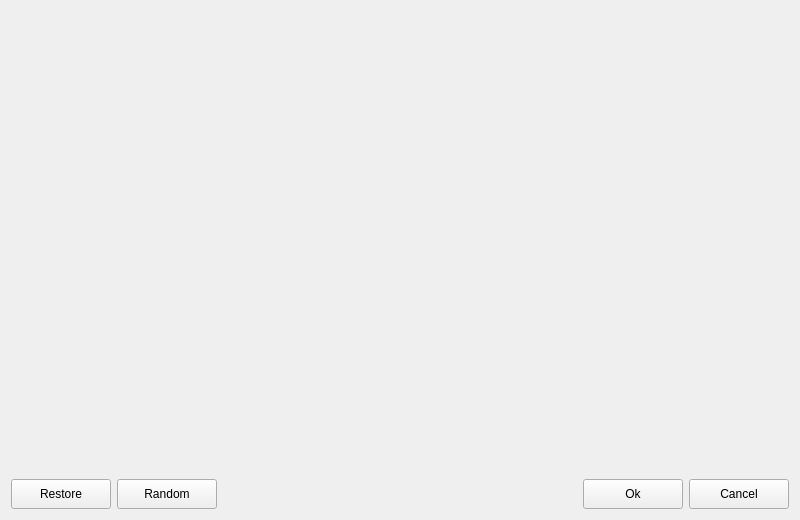
<?xml version="1.0" encoding="UTF-8"?>
<ui version="4.0">
 <class>ShipsPlacing</class>
 <widget class="QWidget" name="ShipsPlacing">
  <property name="geometry">
   <rect>
    <x>0</x>
    <y>0</y>
    <width>800</width>
    <height>520</height>
   </rect>
  </property>
  <property name="sizePolicy">
   <sizepolicy hsizetype="Expanding" vsizetype="Expanding">
    <horstretch>0</horstretch>
    <verstretch>0</verstretch>
   </sizepolicy>
  </property>
  <property name="minimumSize">
   <size>
    <width>600</width>
    <height>400</height>
   </size>
  </property>
  <property name="windowTitle">
   <string>Place your ships</string>
  </property>
  <layout class="QGridLayout" name="gridLayout">
   <item row="0" column="3">
    <spacer name="verticalSpacer">
     <property name="orientation">
      <enum>Qt::Vertical</enum>
     </property>
     <property name="sizeHint" stdset="0">
      <size>
       <width>20</width>
       <height>40</height>
      </size>
     </property>
    </spacer>
   </item>
   <item row="2" column="1">
    <layout class="QHBoxLayout" name="horizontalLayout">
     <item>
      <widget class="QPushButton" name="RestoreBtn">
       <property name="minimumSize">
        <size>
         <width>100</width>
         <height>30</height>
        </size>
       </property>
       <property name="cursor">
        <cursorShape>PointingHandCursor</cursorShape>
       </property>
       <property name="styleSheet">
        <string notr="true"/>
       </property>
       <property name="text">
        <string>Restore</string>
       </property>
      </widget>
     </item>
     <item>
      <widget class="QPushButton" name="RandomBtn">
       <property name="minimumSize">
        <size>
         <width>100</width>
         <height>30</height>
        </size>
       </property>
       <property name="cursor">
        <cursorShape>PointingHandCursor</cursorShape>
       </property>
       <property name="styleSheet">
        <string notr="true"/>
       </property>
       <property name="text">
        <string>Random</string>
       </property>
      </widget>
     </item>
    </layout>
   </item>
   <item row="2" column="3">
    <layout class="QHBoxLayout" name="horizontalLayout_2">
     <item>
      <widget class="QPushButton" name="ConfirmBtn">
       <property name="minimumSize">
        <size>
         <width>100</width>
         <height>30</height>
        </size>
       </property>
       <property name="cursor">
        <cursorShape>PointingHandCursor</cursorShape>
       </property>
       <property name="styleSheet">
        <string notr="true"/>
       </property>
       <property name="text">
        <string>Ok</string>
       </property>
      </widget>
     </item>
     <item>
      <widget class="QPushButton" name="CancelBtn">
       <property name="minimumSize">
        <size>
         <width>100</width>
         <height>30</height>
        </size>
       </property>
       <property name="cursor">
        <cursorShape>PointingHandCursor</cursorShape>
       </property>
       <property name="styleSheet">
        <string notr="true"/>
       </property>
       <property name="text">
        <string>Cancel</string>
       </property>
      </widget>
     </item>
    </layout>
   </item>
   <item row="2" column="2">
    <spacer name="horizontalSpacer">
     <property name="orientation">
      <enum>Qt::Horizontal</enum>
     </property>
     <property name="sizeHint" stdset="0">
      <size>
       <width>40</width>
       <height>20</height>
      </size>
     </property>
    </spacer>
   </item>
  </layout>
 </widget>
 <resources/>
 <connections/>
</ui>
